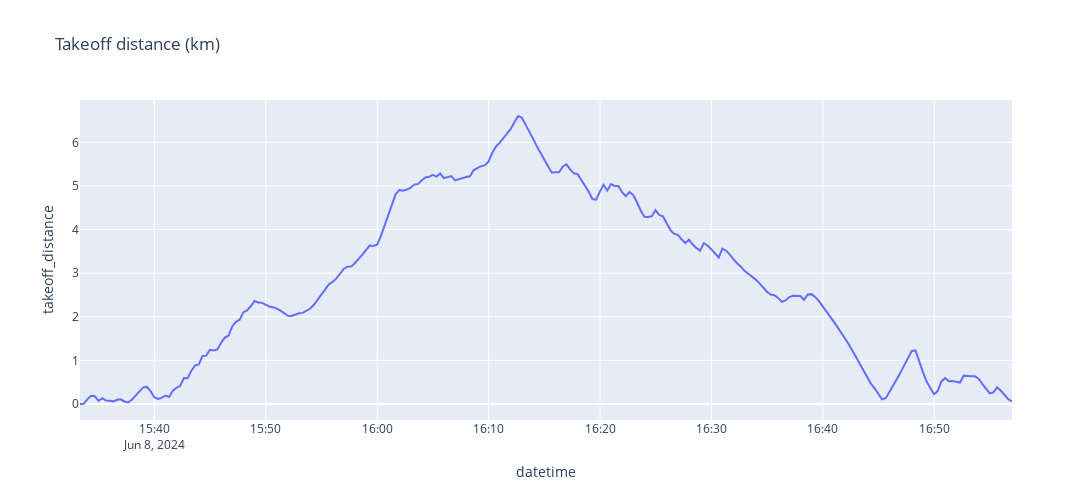

Source (notebook cell):
### Code cell
fig2 = px.line(gdf, x="datetime", y="takeoff_distance", title='Takeoff distance (km)',width=WIDTH, height=HEIGHT)
fig2.show()

### Figure 1 — Plotly figure (JSON) as saved in the notebook; plotly's stock layout.template omitted (floating-point values rounded to 4 significant figures; data arrays with more than 128 entries replaced by an {"elided": "..."} marker saying what was removed)
{"data": [{"hovertemplate": "datetime=%{x}<br>takeoff_distance=%{y}<extra></extra>", "legendgroup": "", "line": {"color": "#636efa", "dash": "solid"}, "marker": {"symbol": "circle"}, "mode": "lines", "name": "", "orientation": "v", "showlegend": false, "type": "scatter", "x": {"elided": "252 str values"}, "xaxis": "x", "y": {"elided": "252 float values"}, "yaxis": "y"}], "layout": {"height": 500, "legend": {"tracegroupgap": 0}, "title": {"text": "Takeoff distance (km)"}, "width": 1100, "xaxis": {"anchor": "y", "autorange": true, "domain": [0, 1], "range": ["2024-06-08 15:33:19", "2024-06-08 16:56:59"], "title": {"text": "datetime"}, "type": "date"}, "yaxis": {"anchor": "x", "autorange": true, "domain": [0, 1], "range": [-0.3669, 6.971], "title": {"text": "takeoff_distance"}, "type": "linear"}}}
